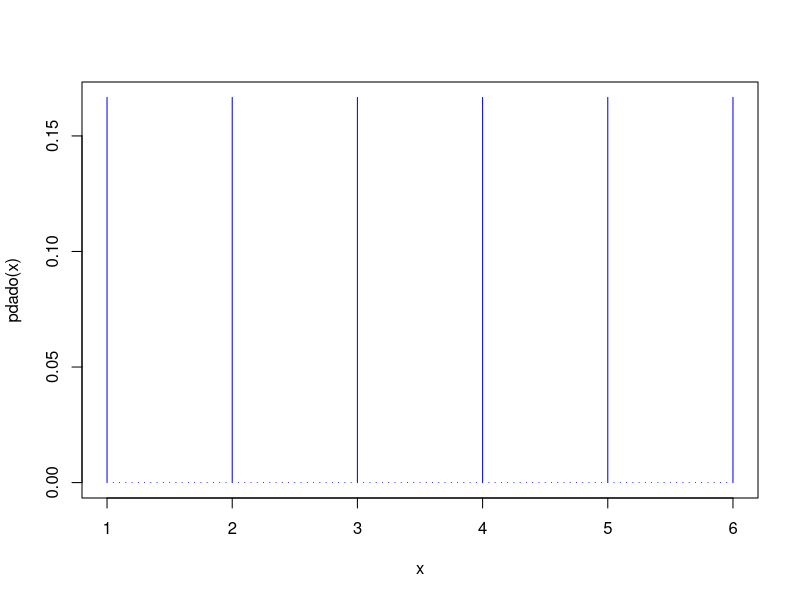

Reproduce this figure in R. (Note: this script raises an error after producing the figure.)


pdado =function(x,n=6)  sapply(x,FUN=function(x) if( x %in% c(1:n))  {return(1/n)} else {return(0)})

pdado(1.5,n=6)
pdado(1:10,n=6)


curve(pdado,xlim=c(1,6),type="h",col="blue")
pdado2 =function(x,y,n=6) {pdado(x,n)*pdado(y,n)}
pdado2(6,5,n=6)
1/36
pdado2(6,7,n=6)

psumadados=function(x,n=6) {
  Dxy=data.frame(d1=rep(1:n,each=n),d2=rep(1:n,times=n))
  Dxy$suma=Dxy$d1+Dxy$d2
  aux=Dxy[Dxy$suma==x,]
  sum(apply(aux[,1:2],FUN=function(x) {pdado2(x[1],x[2],n=n)},1 ))
  } 

psumadados(7,10)

psumadados(7,6)

pproddados=function(x,n=6) {
    Dxy=data.frame(d1=rep(1:n,each=n),d2=rep(1:n,times=n))
    Dxy$producto=Dxy$d1*Dxy$d2
    aux=Dxy[Dxy$producto==x,]
    sum(apply(aux[,1:2],FUN=function(x) {pdado2(x[1],x[2],n=n)},1 ))
} 

pproddados(13)

psum_prod=function(x,y,n=6){
  Dxy=data.frame(d1=rep(1:n,each=n),d2=rep(1:n,times=n))
  Dxy$suma=Dxy$d1+Dxy$d2
  Dxy$producto=Dxy$d1*Dxy$d2
  aux=Dxy[Dxy$suma==x& Dxy$producto==y,]
  sum(apply(aux[,1:2],FUN=function(x) {pdado2(x[1],x[2],n=n)},1 ))
}


psum_prod(6,5,n=6)
n=6

Dxy=data.frame(d1=rep(1:n,each=n),d2=rep(1:n,times=n))
Dxy$suma=Dxy$d1+Dxy$d2
Dxy$producto=Dxy$d1*Dxy$d2
Dxy
sapply()

round(prop.table(table(Dxy$suma,Dxy$producto)),4)

knitr::kable(round(prop.table(table(Dxy$suma,Dxy$producto)),4))
